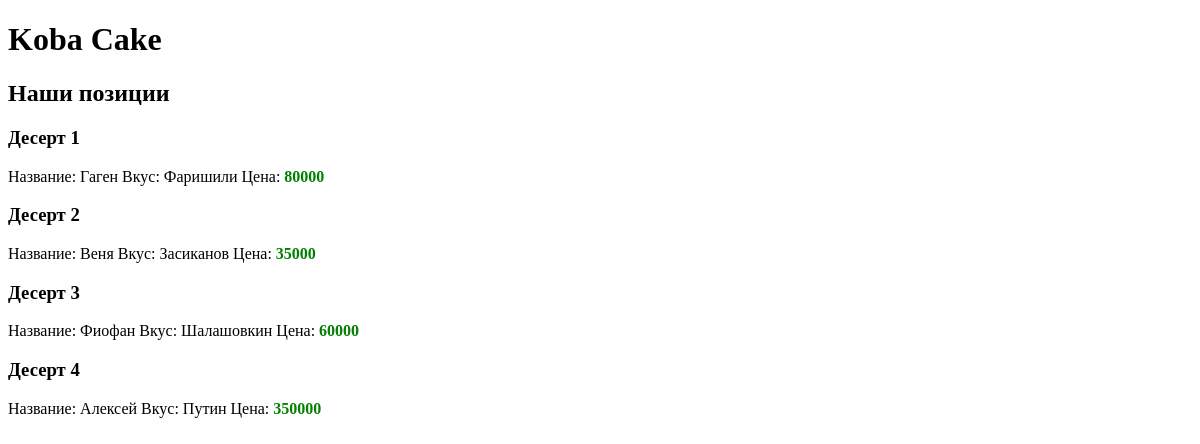
Before: / with the older database file.
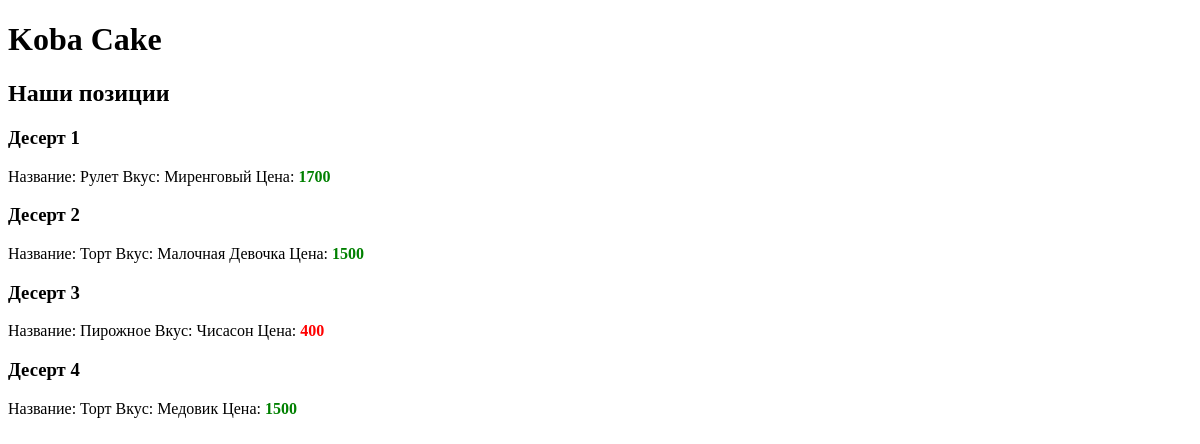
After: the same page with the newer database file.
### myapp/models.py (models this page shows, shortened)
class Worker(models.Model):
    name = models.CharField(max_length=20, blank=False)
    second_name = models.CharField(max_length=35, blank=False)
    salary = models.IntegerField(default=0)

### myapp/views.py (the view)
# urls.py: path('', index_page)
def index_page(request):
    text = 'Высший пилотаж самые вкустные десерты на острове ко Панган'
    all_worker = Worker.objects.all() # Получить все данные из таблицы Worker.
    return render(request, 'index.html', context={'data': all_worker, 'time': '4:03', 'text': text})

### templates/index.html (shortened to what this page needs)
<!DOCTYPE html>
<html lang="en">
<head>
</head>
<body>
    <h1>Koba Cake</h1>
    <h2>Наши позиции</h2>
    {%for i in data%}
    <h3>Десерт {{forloop.counter}}</h3>
    Название: {{i.name}}
    Вкус: {{i.second_name}}
    Цена:
    {% if i.salary > 1000 %}
    <b style="color:green"> {{i.salary}} </b>
    {% else %}
    <b style="color:red"> {{i.salary}} </b>
    {% endif %}
{% endfor %}
</body>
</html>

Changed rows visible on the page:
removed Worker: name "Гаген", second_name "Фаришили", salary "80000"
removed Worker: name "Веня", second_name "Засиканов", salary "35000"
removed Worker: name "Фиофан", second_name "Шалашовкин", salary "60000"
removed Worker: name "Алексей", second_name "Путин", salary "350000"
added Worker: name "Рулет", second_name "Миренговый", salary "1700"
added Worker: name "Торт", second_name "Малочная Девочка", salary "1500"
added Worker: name "Пирожное", second_name "Чисасон", salary "400"
added Worker: name "Торт", second_name "Медовик", salary "1500"
